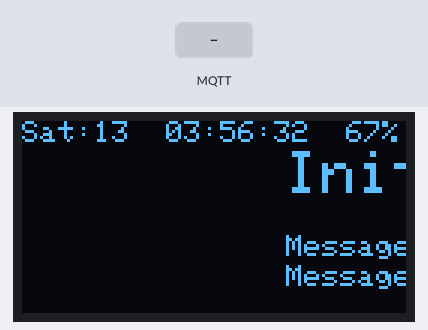
A sketch run on a simulated Arduino Uno, built with avr-gcc and run on an emulated ATmega328P. On the bench: 128×64 one-colour display. The test bench sets the inputs (shaded band). No MQTT or app messages arrive unless stated; what the sketch prints to the serial monitor is not drawn.

Above: at 2.3 s.
2.4 s: MQTT message "1" arrives on the first subscribed topic
At 2.68 s:
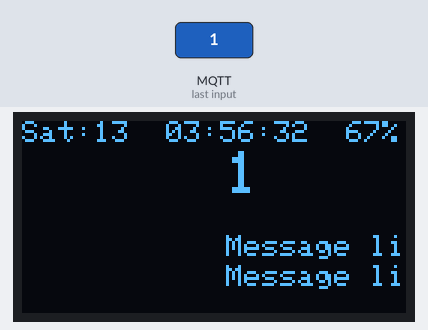
4.9 s: MQTT message "on" arrives on the first subscribed topic
At 6.76 s:
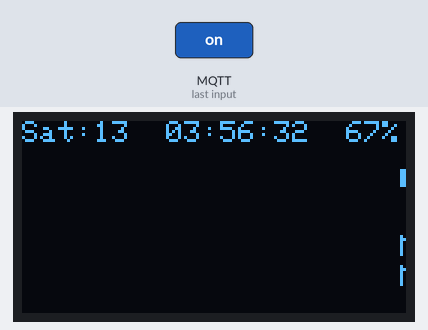
7.4 s: MQTT message "off" arrives on the first subscribed topic
At 7.71 s:
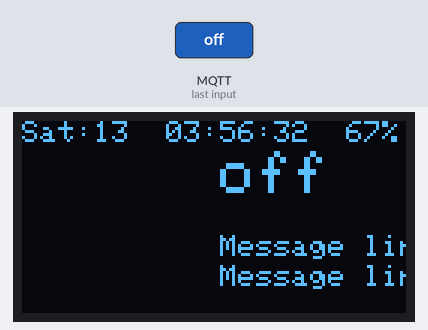
10.0 s: MQTT message "on" arrives on the third subscribed topic
At 10.21 s:
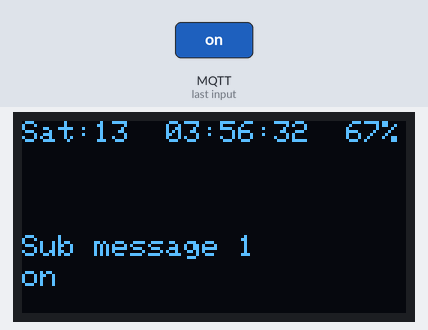
12.4 s: MQTT message "1" arrives on the second subscribed topic
At 13.33 s:
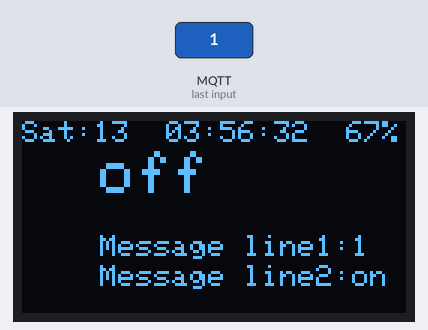
14.9 s: MQTT message "off" arrives on the second subscribed topic
At 18.12 s:
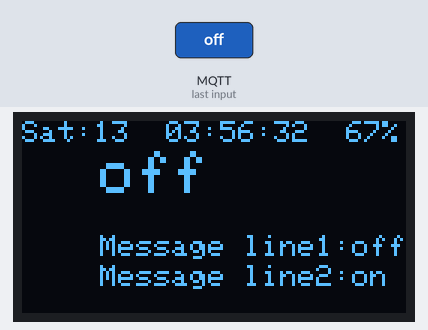
Timing chart, 0 to 18.9 s (numbered marks = the images above; inputs shaded):
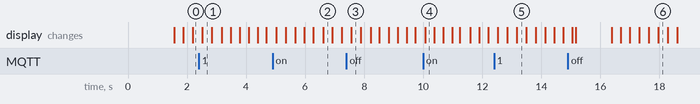

Measured:
- after the input at 2.4 s, the display: changes after 0.12 s (image 1)
- after the input at 4.9 s, the display: first differs from a run without the input after 1.7 s (image 2)
- after the input at 7.4 s, the display: changes after 0.16 s (image 3)
- after the input at 10.0 s, the display: changes after 0.06 s (image 4)
- after the input at 12.4 s, the display: first differs from a run without the input after 0.77 s (image 5)
- after the input at 14.9 s, the display: first changes after 0.15 s (image 6 shows a later state)

The sketch:

MQTTMessageInOLED.ino
```cpp
  #include <Adafruit_GFX.h>
   #include <Adafruit_SSD1306.h>

#include "EspMQTTClient.h"


EspMQTTClient client(
  "<wifi SSID(name)>",
  "<wifi password>",
  "<mqtt server URL>",  // MQTT Broker server ip - get a free account at https://www.emqx.com/en/cloud
  "testuser",   // Can be omitted if not needed
  "testpassword",   // Can be omitted if not needed
  "TestClient",     // Client name that uniquely identify your device
  1883              // The MQTT port, default to 1883. this line can be omitted
);


#define SCREEN_WIDTH 128 // OLED display width, in pixels
#define SCREEN_HEIGHT 64 // OLED display height, in pixels

// Declaration for an SSD1306 display connected to I2C (SDA, SCL pins)
// The pins for I2C are defined by the Wire-library.
// On an arduino UNO:       A4(SDA), A5(SCL)
// On an arduino MEGA 2560: 20(SDA), 21(SCL)
// On an arduino LEONARDO:   2(SDA),  3(SCL), ...
#define OLED_RESET     4 // Reset pin # (or -1 if sharing Arduino reset pin)
#define SCREEN_ADDRESS 0x3C ///< See datasheet for Address; 0x3D for 128x64, 0x3C for 128x32
Adafruit_SSD1306 display(SCREEN_WIDTH, SCREEN_HEIGHT, &Wire, OLED_RESET);


   char message[]="Initial Message";
   char submessage1[] = "Sub message 1";
   char submessage2[] = "Sub message 2";
   int x, minX;

  void setup(){
  Serial.begin(115200);

  display.begin(SSD1306_SWITCHCAPVCC, 0x3C);
  display.setTextSize(2);
  display.setTextColor(WHITE);
  display.setTextWrap(false);
  x = display.width();
  minX = -12 * strlen(message);  // 12 = 6 pixels/character * text size 2
  }


// This function is called once everything is connected (Wifi and MQTT)
// WARNING : YOU MUST IMPLEMENT IT IF YOU USE EspMQTTClient
void onConnectionEstablished()
{

  // Subscribe to "wildcardtest/#" and display received message to Serial
  client.subscribe("wildcardtest/#", [](const String & topic, const String & payload) {
    Serial.println("(From wildcard) topic: " + topic + ", payload: " + payload);
    payload.toCharArray(message, 50);
  });

    // Subscribe to "wildcardtest/#" and display received message to Serial
  client.subscribe("submessage1", [](const String & topic, const String & payload) {
    Serial.println("(From submessage1) topic: " + topic + ", payload: " + payload);
    payload.toCharArray(submessage1, 50);
  });

    // Subscribe to "wildcardtest/#" and display received message to Serial
  client.subscribe("submessage2", [](const String & topic, const String & payload) {
    Serial.println("(From submessage2) topic: " + topic + ", payload: " + payload);
    payload.toCharArray(submessage2, 50);
  });

}


  void loop(){

    client.loop();

    char str[80];


   display.clearDisplay();
   display.setCursor(0,0);
   display.setTextSize(1);
   display.print("Sat:13  03:56:32  67%");// Sample header text
   display.setTextSize(2);
   display.setCursor(x,10);  // Bold text as recieved from MQTT server
   display.print(message);
   display.setCursor(x,28);
   display.setTextSize(1);
   display.print("");
   display.setCursor(x,38);
   display.setTextSize(1);
      strcpy(str,"");
    strcat(str, "Message line1:");
    strcat(str,submessage1);
   display.print(str);
   display.setCursor(x,48);
   display.setTextSize(1);
    strcpy(str,"");
    strcat(str, "Message line2:");
    strcat(str,submessage2);
   display.print(str);
   display.display();
   x=x-2; // scroll speed, make more positive to slow down the scroll
   if(x < minX) x= display.width();
}
```
